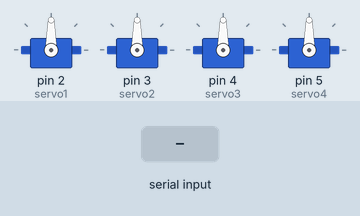
Bench run of a sketch on a simulated Arduino Uno, built with avr-gcc and run on an emulated ATmega328P. Shown: 4 × servo. Inputs (shaded band) come from the test bench.

Above: at 1.2 s.
1.3 s: "A,45\n" received over Serial
At 2.0 s:
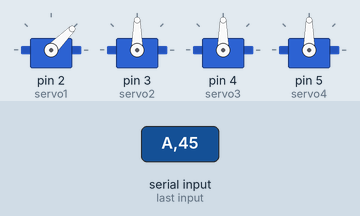
2.9 s: "B,45\n" received over Serial
At 3.3 s:
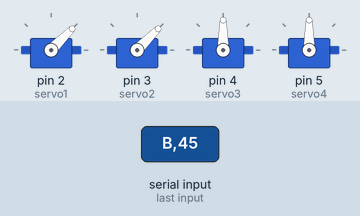
4.4 s: "A90\n" received over Serial
At 5.6 s:
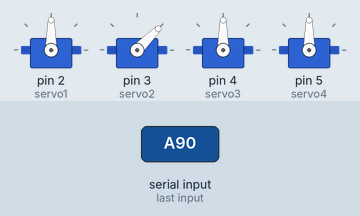
5.9 s: "C,45\n" received over Serial
At 6.8 s:
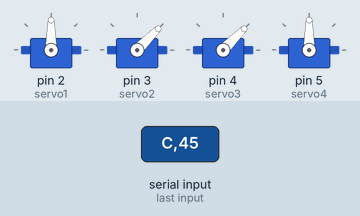
7.4 s: "B90\n" received over Serial
At 8.0 s:
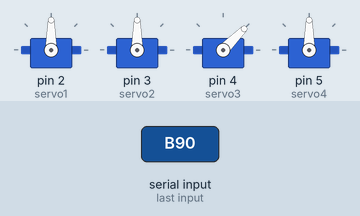
8.9 s: "D,45\n" received over Serial
At 10.3 s:
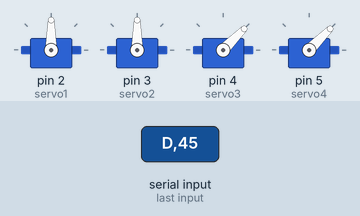
Timing chart, 0 to 11.4 s (numbered marks = the images above; inputs shaded):
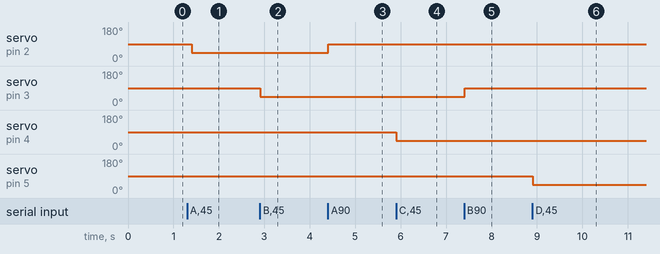

Measured:
- after the input at 1.3 s, servo on pin 2 (servo1): 90° → 45° after 0.10 s
- after the input at 2.9 s, servo on pin 3 (servo2): 90° → 45° at once
- after the input at 4.4 s, servo on pin 2 (servo1): 45° → 90° at once
- after the input at 5.9 s, servo on pin 4 (servo3): 90° → 45° at once
- after the input at 7.4 s, servo on pin 3 (servo2): 45° → 90° at once
- after the input at 8.9 s, servo on pin 5 (servo4): 90° → 45° at once

The sketch:

servo.ino
```cpp
#include <Servo.h> //舵机库
char BluetoothData;
Servo servo1; //创建一个舵机控制类
Servo servo2;
Servo servo3;
Servo servo4;

void setup()
{
  Serial.begin(9600);

  //接线:
  servo1.attach(2);
  servo2.attach(3);
  servo3.attach(4);
  servo4.attach(5);
}

void loop()
{
  if (Serial.available()) {
    BluetoothData = Serial.read();
    if (BluetoothData == 'A')  servo1.write(Serial.parseInt());
    if (BluetoothData == 'B')  servo2.write(Serial.parseInt());
    if (BluetoothData == 'C')  servo3.write(Serial.parseInt());
    if (BluetoothData == 'D')  servo4.write(Serial.parseInt());
  }
  delay(100); //延时一段时间让舵机转动到对应位置
}
```
